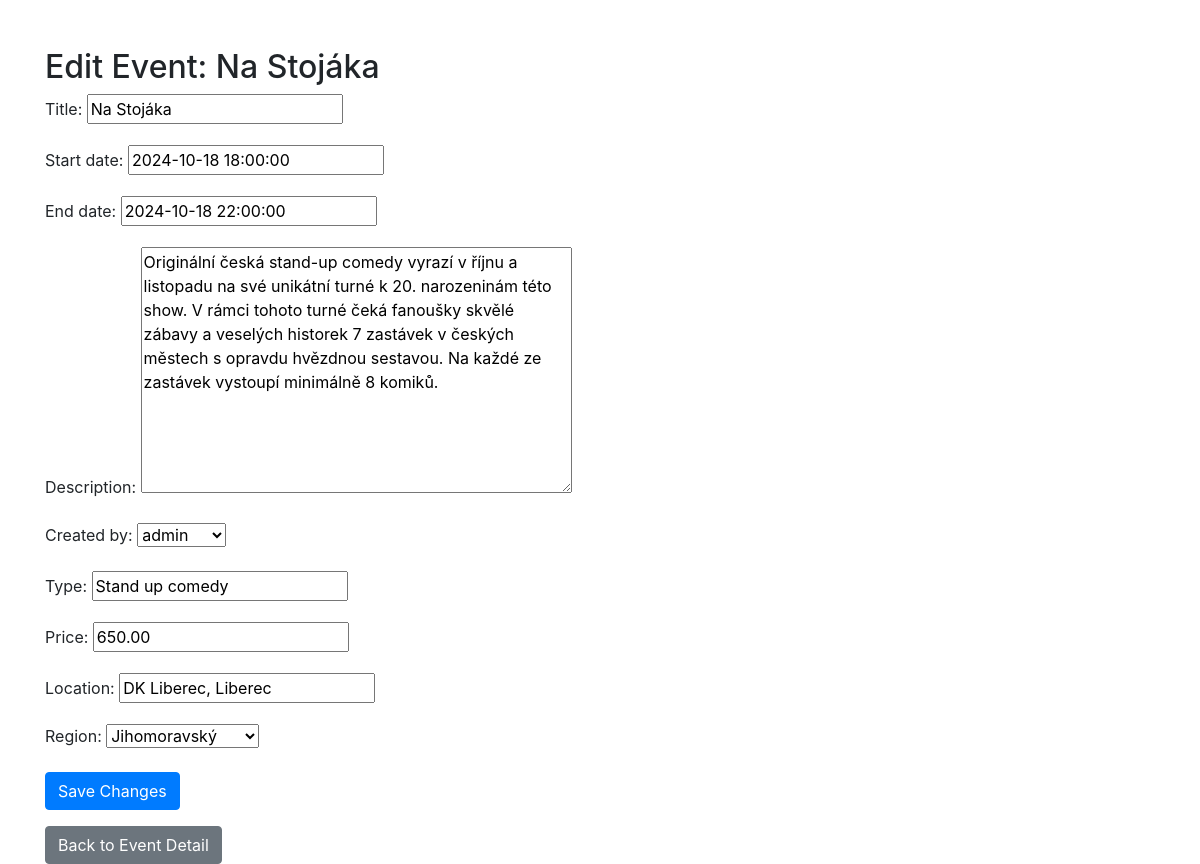
The app's page /event/5/edit/ (signed in) with its own data.
### viewer/models.py (models this page shows, shortened)
class Event(models.Model):
    title = models.CharField(
        max_length=100,
        validators=[MinLengthValidator(20)]  # Opraveno: použití validátoru pro minimální délku
    )
    start_date = models.DateTimeField()
    end_date = models.DateTimeField()
    description = models.TextField()
    created_by = models.ForeignKey(User, on_delete=models.CASCADE, related_name='events')
    type = models.CharField(max_length=50)
    price = models.DecimalField(max_digits=10, decimal_places=2)
    location = models.CharField(max_length=200, null=True, blank=True)
    region = models.CharField(max_length=40, choices=REGION_CHOICES, default='')

### viewer/views.py (the view)
# urls.py: path('event/<int:event_id>/edit/', edit_event, name='edit_event'),
@login_required
@user_passes_test(lambda u: u.is_superuser)
def edit_event(request, event_id):
    event = get_object_or_404(Event, pk=event_id)
    if request.method == 'POST':
        form = EventForm(request.POST, instance=event)
        if form.is_valid():
            form.save()
            return redirect('event_detail', event_id=event.id)
    else:
        form = EventForm(instance=event)
    return render(request, 'viewer/edit_event.html', {'form': form, 'event': event})

### viewer/forms.py
class EventForm(forms.ModelForm):
    class Meta:
        model = Event
        fields = '__all__'
        widgets = {
            'district': forms.Select(choices=REGION_CHOICES),
        }

### viewer/templates/viewer/edit_event.html (shortened to what this page needs)
<!DOCTYPE html>
{% load static %}
<html lang="en">
<head>
    <link rel="stylesheet" href="https://stackpath.bootstrapcdn.com/bootstrap/4.2.1/css/bootstrap.min.css"
>
</head>
<body>
    <div class="container mt-5">
        <h2>Edit Event: {{ event.title }}</h2>
        <form method="post">
            {{ form.as_p }}
            <button type="submit" class="btn btn-primary">Save Changes</button>
        </form>
        <a href="{% url 'event_detail' event.id %}" class="btn btn-secondary mt-3">Back to Event Detail</a>
    </div>
</body>
</html>

### records on screen
Event: title "Na Stojáka", start_date "2024-10-18 18:00:00", end_date "2024-10-18 22:00:00", description "Originální česká stand-up comedy vyrazí v říjnu a listopadu na své unikátní turné k 20. narozeninám této show. V rámci tohoto turné čeká fanoušky skvělé zábavy a veselých historek 7 zastávek v českých městech s opravdu hvězdnou sestavou. Na každé ze zastávek vystoupí minimálně 8 komiků.", created_by "admin", type "Stand up comedy", price "650.00", location "DK Liberec, Liberec", region "Jihomoravský"
